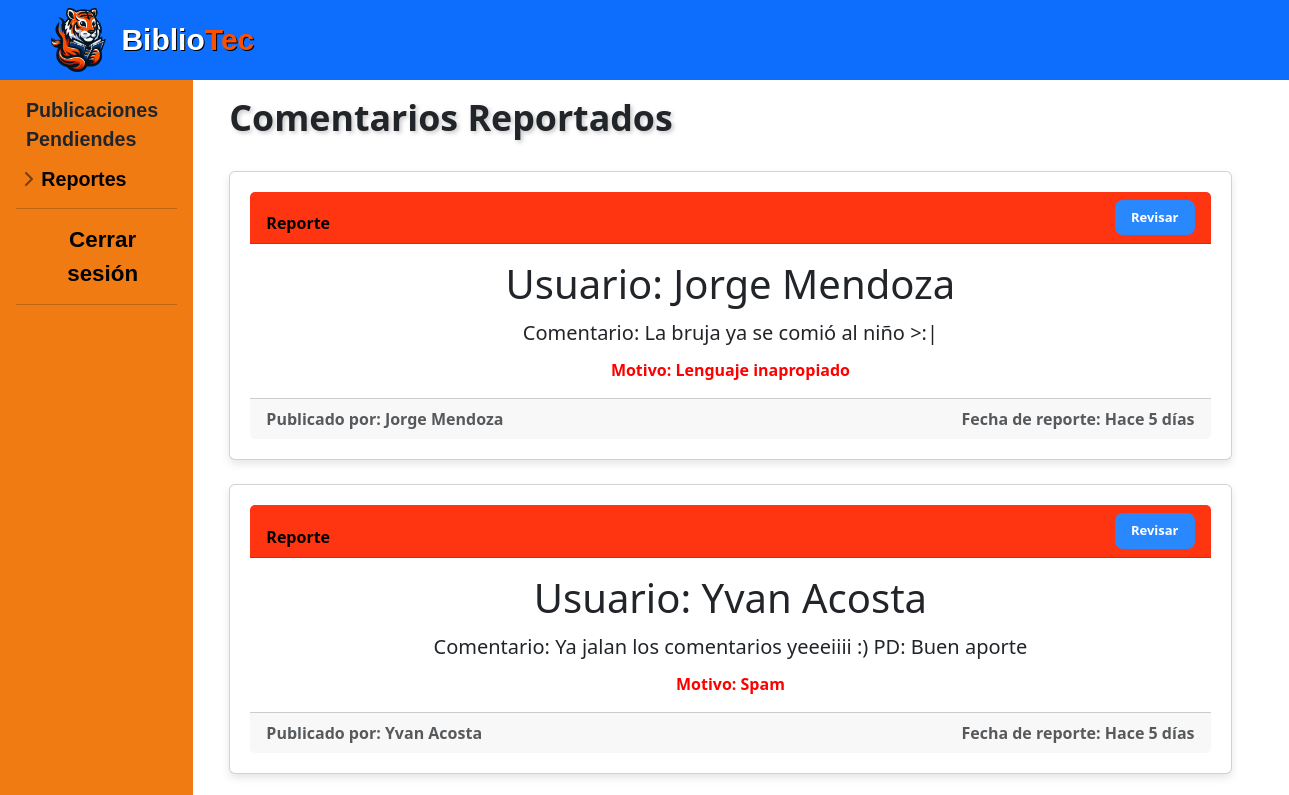
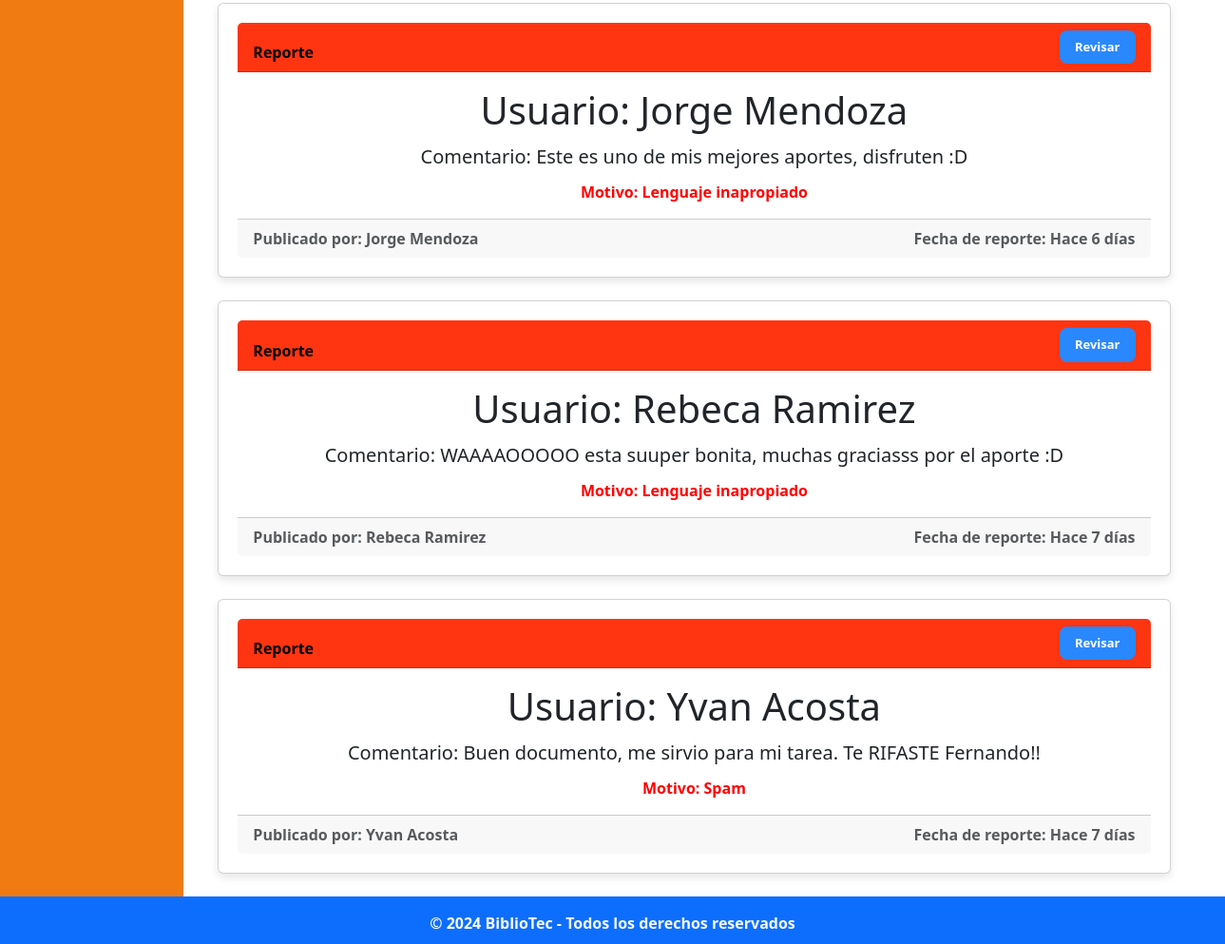
The page /administracion/administrador/rep_comentario_pendiente.php on the database its author committed (2 pictures, top to bottom).
### tables this page shows
CREATE TABLE IF NOT EXISTS `comentario` (
  `idComent` int NOT NULL AUTO_INCREMENT,
  `idPub` int NOT NULL,
  `idUsuario` int NOT NULL,
  `text_Coment` text NOT NULL,
  `fecha_Coment` date NOT NULL,
  PRIMARY KEY (`idComent`),
  KEY `fk_Comentario_Publicacion_idx` (`idPub`),
  KEY `fk_Comentario_Usuario1_idx` (`idUsuario`)
);

CREATE TABLE IF NOT EXISTS `usuario` (
  `idUsuario` int NOT NULL AUTO_INCREMENT,
  `nom_Us` varchar(50) NOT NULL,
  `apell_Us` varchar(50) NOT NULL,
  `carrera_Us` varchar(70) NOT NULL,
  `semestre_Us` varchar(50) NOT NULL,
  `correo_Us` varchar(100) NOT NULL,
  `contra_Us` varchar(60) NOT NULL,
  PRIMARY KEY (`idUsuario`),
  KEY `carrera_Us` (`carrera_Us`)
);

CREATE TABLE IF NOT EXISTS `reportecomentario` (
  `idReporteCom` int NOT NULL AUTO_INCREMENT,
  `idComent` int NOT NULL,
  `fecha_Report` date NOT NULL,
  `motivo_Report` varchar(70) NOT NULL,
  `estado_Report` tinyint NOT NULL,
  PRIMARY KEY (`idReporteCom`),
  KEY `fk_ReporteComentario_Comentario1_idx` (`idComent`)
);

### php/functions.php (called while the page is built, shortened)
<?php
class functions
{
    public static function convertirFecha($fecha)
    {
        $fecha_timestamp = strtotime($fecha);
        $hoy = strtotime('today');
        $ayer = strtotime('yesterday');
        if ($fecha_timestamp >= $hoy) {
            return 'Hoy';
        }
        elseif ($fecha_timestamp >= $ayer) {
            return 'Ayer';
        }
        else {
            $diferencia = floor((time() - $fecha_timestamp) / (60 * 60 * 24));
            if ($diferencia <= 7) {
                return "Hace $diferencia días";
            } else {
                return self::fechaCompleta($fecha);
            }
        }
    }
}

### administracion/administrador/rep_comentario_pendiente.php (the view, shortened to what this page needs)
<?php
$link = include('../../php/conexion.php');
include('../../php/functions.php');
$query_rc = "SELECT * FROM 	reportecomentario ORDER BY idReporteCom DESC";
$query_c = "SELECT c.*, u.nom_Us, u.apell_Us FROM comentario c
            JOIN usuario u ON c.idUsuario = u.idUsuario
            WHERE c.idComent IN (SELECT idComent FROM reportecomentario)
            ORDER BY c.idComent DESC ";
$registros_rc = mysqli_query($link, $query_rc);
$registros_c = mysqli_query($link, $query_c);
?>
<!DOCTYPE html>
<html lang="es">
<head>
  <link rel="stylesheet" href="../../css/normalizar.css">
  <link rel="stylesheet" href="../../css/estilos.css">
  <link rel="stylesheet" href="../../css/hover-min.css">
  <link rel="stylesheet" href="../../css/animate.css">
  <link rel="stylesheet" href="../../css/sidebars.css">
  <link rel="stylesheet" href="https://cdnjs.cloudflare.com/ajax/libs/animate.css/4.1.1/animate.min.css" />
  <link href="https://cdn.jsdelivr.net/npm/bootstrap@5.3.3/dist/css/bootstrap.min.css" rel="stylesheet">
  <link rel="stylesheet" href="https://cdn.jsdelivr.net/npm/bootstrap-icons@1.11.3/font/bootstrap-icons.min.css">
</head>
<body>
  <header class="bg-primary py-2">
    <div class="container" style="margin-left:7.8vmax;" >
      <div class="logo">
        <img src="../../images/icons/flamita.png" alt="Logo T - BiblioTec" class="img-fluid mr-2">
        <h4 class="mb-0"><b><span class="col-1">Biblio</span><span class="col-2">Tec</span></h4>
    </div>
  </header>
  <div class="container-fluid">
    <div class="row" >
        <div class="flex-shrink-0 p-3 hola" style="width: 15%; background-color: #F07B12; ">
            <ul class="list-unstyled" id="menu-lateral" style="padding-bottom: 300px">
                <li class="mb-1">
                  <a class="nav-link align-items-center" href="admin_home.php" id="letrabardos" style="margin-left:10px">Publicaciones Pendiendes</a>
                </li>
                <li class="mb-1">
                    <button class="btn btn-toggle d-inline-flex align-items-center rounded border-0 collapsed" id="letrabardos" data-bs-toggle="collapse" data-bs-target="#dashboard-collapse" aria-expanded="false" style="color: black; font-weight: bold;">
                      Reportes
                    </button>
                </li>
                <hr class="my-2">
                <li class="mb-1">
                    <button class="btn d-inline-flex align-items-center rounded border-0 collapsed" id="letrabardos" style="color: black; font-weight: bold;">
                    <a class="nav-link align-items-center" href="admin_home.php?logout=true" id="letrabar">Cerrar sesión</a>
                    </button>
                </li>
                <hr class="my-2">
            </ul>
        </div>
      <main role="main" class="col-md-9 ml-sm-auto col-lg-10 px-4">
        <div class="container mt-3">
          <h2 style="user-select: none;font-size: 2vmax;text-shadow: 2px 2px 4px rgba(114, 114, 114, 0.4);
          margin-top: 0.5vmax;"><b>Comentarios Reportados</b></h2>
          <br>
          <?php
          while ($fila = mysqli_fetch_array($registros_rc) and $fila2 = mysqli_fetch_array($registros_c)) {
          ?>
          <div class="publicacion card mb-4">
            <div class="card-header d-flex justify-content-between align-items-end" style="background-color: #FF3511; color: #000000;">
                Reporte
              <div class="col text-end align-items-end mx-auto">
                <a class="col-sm-1.5" style="background-color: #2A88FF; color: #FFFFFF; font-size: small;" name="fade" href="reporte_comentario.php?id=<?php echo $fila['idComent']; ?>"  class="btn btn-primary my-0 ">
                Revisar</a>
              </div>
            </div>
              <div class="card-body">
                <h3 class="card-title display-6"><b>Usuario: <?php echo $fila2['nom_Us']; ?>  <?php echo $fila2['apell_Us'];?></b></h3>
                <p class="card-text lead">Comentario: <?php echo ($fila2['text_Coment']); ?></p>
                <p class="card-text" style="color: red;">Motivo: <?php echo ($fila['motivo_Report']); ?></p>
              </div>
              <div class="card-footer d-flex text-muted justify-content-between align-items-end">
                <span class="card-text comment-date mb-0">Publicado por: <?php echo $fila2['nom_Us'] . " " . $fila2['apell_Us']; ?></span>
                <span class="card-text comment-date mb-0">Fecha de reporte: <?php echo functions::convertirFecha($fila['fecha_Report']); ?></span>
              </div>
          </div>
          <?php
          }
          ?>
        </div>
      </main>
    </div>
  </div>
  <footer class="animate__animated animate__heartBeat animate__delay-2s py-3 text-light bg-primary">
        <div class="container" >
            <p class="mb-1">&copy; 2024 BiblioTec - Todos los derechos reservados</p>
        </div>
    </footer>
</body>
</html>

### css/normalizar.css (style rules this page uses)
html { line-height: 1.15; -webkit-text-size-adjust: 100%; }
body { margin: 0; }
main { display: block; }
hr { box-sizing: content-box; height: 0; overflow: visible; }
a { background-color: transparent; }
b, strong { font-weight: bolder; }
img { border-style: none; }
button, input, optgroup, select, textarea { font-family: inherit; font-size: 100%; line-height: 1.15; margin: 0; }
button, input { overflow: visible; }
button, select { text-transform: none; }
button, [type="button"], [type="reset"], [type="submit"] { -webkit-appearance: button; }

### css/estilos.css (style rules this page uses)
.logo { width: 55px; text-decoration: none; display: flex; align-items: center; text-decoration: none; }
.logo h4 { font-family: 'Agrandir', sans-serif; font-size: 30px; margin: 0; color: white; text-shadow: 1px 1px 0 black; margin-left: 5px; user-select: none; }
.logo h4 .col-1 { color: white; }
.logo h4 .col-2 { color: #FA5000 }
.logo img { width:100%; vertical-align: top; margin-left: -100px; width: 55px; margin-right: 10px; }
.publicacion { margin-bottom: 20px; border-radius: 12px; box-shadow: 0 4px 8px rgba(0, 0, 0, 0.1); background-color: #fff; padding: 20px; }
.publicacion h3 { text-align: center; margin-bottom: 10px; }
.publicacion p { text-align: center; margin-bottom: 10px; }
.publicacion a { display: inline-block; background-color: #007bff; color: #fff; padding: 8px 16px; border-radius: 8px; text-decoration: none; transition: all 0.3s ease; }
footer { position: bottom; bottom: 0; background-color: #007bff; background-attachment: fixed; width: 100%; height: 50px; padding: 35px; box-sizing: border-box; text-align: center; background-size: 30%; background-position: bottom; }

### css/sidebars.css (style rules this page uses)
.btn-toggle::before { width: 1.25em; line-height: 0; transition: transform .35s ease; transform-origin: .5em 50%; }
#letrabar { font-family: 'Agrandir', sans-serif; font-size: 1.25vmax; margin-left: 1.3vmax; font-weight: 800; }
#letrabardos { font-family: 'Agrandir', sans-serif; font-size: 1.1vmax; margin-left: -7%; font-style:inherit; }

### rows shown on the page
comentario: idUsuario.nom_Us "Jorge", idUsuario.apell_Us "Mendoza", text_Coment "La bruja ya se comió al niño >:|"
reportecomentario: motivo_Report "Lenguaje inapropiado", fecha_Report "Hace 5 días"
comentario: idUsuario.nom_Us "Yvan", idUsuario.apell_Us "Acosta", text_Coment "Ya jalan los comentarios yeeeiiii :) PD: Buen aporte"
reportecomentario: motivo_Report "Spam", fecha_Report "Hace 5 días"
comentario: idUsuario.nom_Us "Jorge", idUsuario.apell_Us "Mendoza", text_Coment "Este es uno de mis mejores aportes, disfruten :D"
reportecomentario: motivo_Report "Lenguaje inapropiado", fecha_Report "Hace 6 días"
comentario: idUsuario.nom_Us "Rebeca", idUsuario.apell_Us "Ramirez", text_Coment "WAAAAOOOOO esta suuper bonita, muchas graciasss por el aporte :D"
reportecomentario: motivo_Report "Lenguaje inapropiado", fecha_Report "Hace 7 días"
comentario: idUsuario.nom_Us "Yvan", idUsuario.apell_Us "Acosta", text_Coment "Buen documento, me sirvio para mi tarea. Te RIFASTE Fernando!!"
reportecomentario: motivo_Report "Spam", fecha_Report "Hace 7 días"
